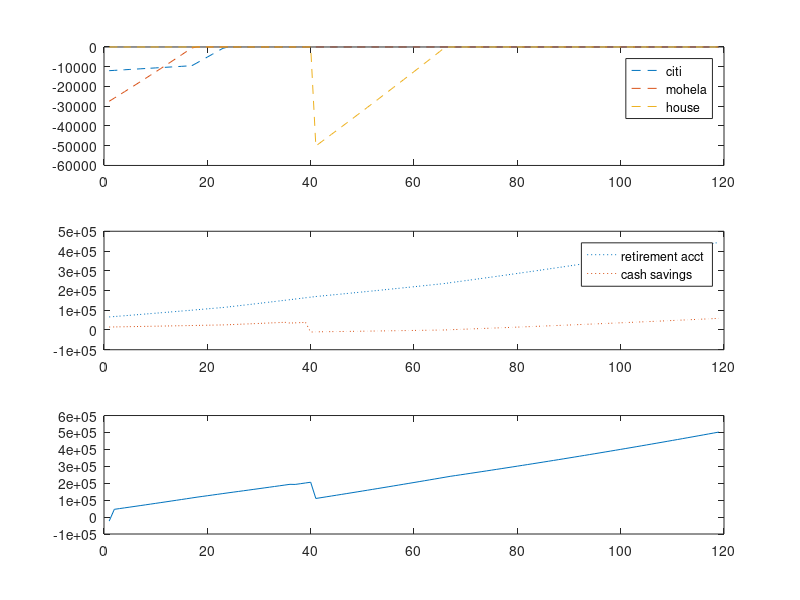

The MATLAB script that drew this image:
clear all

%
% upcoming work: 
% 0. support arbitrary # of loans/assets [XX]
% 1. functionalize/OO the code to clean it up!
% 2. calculate debt payoff timeline [XX]
% 3. support adding loans or assets and spending savings @ user-defined
%   time points (e.g. house purchase or inheritance) [XX]
% 4. support payment inflation (due to salary raises)
% 5. support tax-deferred assets, salary tax estimates
% 6. build a gui
%


%% Define your Situation

% FIRE target value:
stopval = 500000;

n = 12; % 12 months in a year... assume all debts are compounded monthly for simplicity
horizon = 6; % maximum number of years you want to pay off any loan


% tables of all assets and liabilities
%
%                FORMAT
% [[    amount1, rate1, startperiod1   ]
%       amount2, rate2, startperiod2   ]
%       ...    , ...  , ...            ]]
%
liab = [-12000, 0.025, 0; -27496, 0.0655, 0; -50000, 0.03, 40];% -1725, 0.08;-5274,0.0655];
liabname = {'citi';'mohela';'house'};
asset = [66000,0.05,0;15000,.0085,0];% [66000,0.06;15000,0.0085];
assetname = {'retirement acct';'cash savings'};

% define any withdrawals or additions to assets in future time periods
%               FORMAT
% [[    amount, asset#, timeperiod    ]]
% 
% where asset# is the asset that will be liquidated to pay it down

withdraws = [-50000, 2, 40;-5000, 2, 36];
% currently allows you to withdraw more than the account value...

% Your cashflow and spending allocation
%       make these time vectors that can be edited by the GUI
%       will require re-evaluating them every time period
cashflow = 4900; % monthly payment you wish to make
invpay = [1800,400]; % set a monthly amount if you want to invest right away instead
            % of placing 100% of available 'payment' into debts.
            % if 0, the program assumes all extra payment goes to debt
            % repayment first.
invdist = [0.55,0.45];

% sanity checks on user input values
if sum(invdist)~=1
    error('investment distribution must = 100%')
end
if length(invpay)~=length(asset(:,1))
    error('must specify a payment amount for each asset')
end

% infinite loop check - is your min payment enough to EVER pay it off?
for i=1:1:length(liab(:,1))
minpay(i) = (-liab(i,1)*(liab(i,2)/n))/(1-(1+liab(i,2)/n)^(-n*horizon));
end
minpaytot = sum(minpay(:));

while cashflow-sum(invpay) < minpaytot
    cashflow = input(['Your cashflow is too small! Increase it to at least ' num2str(ceil(minpaytot)+invpay) ': ']);
end

% allocate the extra money to the right loan
%   right now, assumes "avalanche" paydown method
%   can add functionality for user-input order or snowball if desired
[rates,payorder] = sort(liab(:,2),'descend');

% Initialize while loop
period = 0; % initial time period (month)

% define the current liabilities and assets in the start period and in any
% future periods
for i=1:1:length(liab(:,1,1))
    curliab(i, liab(i,3)+1) = liab(i,1);
end

for i=1:1:length(asset(:,1,1))
    curasset(i,asset(i,3)+1) = asset(i,1);
end

% define your starting networth
networth = sum(curliab(:))+curasset(:);

t=1; % # of periods per cycle of while loop. leave as 1.

% This is the main time-iterating loop
while networth(period+1) < stopval
    
    %% Check for balance updates
    
    
    %% Determine Pay Order and Payment Amounts
    % include final pmt check
    % determine any extra amount of money beyond the minimums
    if cashflow > minpaytot
        extra = cashflow-sum(invpay)-minpaytot;
    else
        extra = 0;
    end
    
    for i=1:1:length(curliab(:,period+1))
        if curliab(payorder(i),period+1) ~= 0
            if extra ~= 0;
                if -curliab(payorder(i),period+1) >= minpay(payorder(i))+extra
                    payment(payorder(i)) = minpay(payorder(i))+extra;
                    extra = 0;
                elseif -curliab(payorder(i),period+1) < minpay(payorder(i))
                    payment(payorder(i)) = -curliab(payorder(i),period+1);
                    extra = extra + (minpay(payorder(i)) - payment(payorder(i)));
                elseif -curliab(payorder(i),period+1) < minpay(payorder(i))+extra
                    payment(payorder(i)) = -curliab(payorder(i),period+1);
                    extra = (extra+minpay(payorder(i)))-(-curliab(payorder(i),period+1));
                else
                    error('out of bounds')
                end
            elseif extra == 0;
                payment(payorder(i)) = minpay(payorder(i));
            else
                error('missed something in the extra payment allocation')
            end
            
        elseif curliab(payorder(i),period+1) == 0
            payment(payorder(i)) = 0;
        else
            error('out of bounds')
        end
        %% Pay and Accumulate
        if length(curliab(payorder(i),:)) >= period+2  % these 2 ifs check if there is a debt/asset
            % change in the next cycle and avoid
            % overwriting it!
            if curliab(payorder(i),period+2) == 0
                curliab(payorder(i),period+2) = curliab(payorder(i),period+1) + payment(payorder(i));
            else
                curliab(payorder(i),period+2) = curliab(payorder(i),period+2) + payment(payorder(i));
            end
        else
            curliab(payorder(i),period+2) = curliab(payorder(i),period+1) + payment(payorder(i));
        end
        curliab(payorder(i),period+2) = curliab(payorder(i),period+2)*(1+rates(i)/n)^t;
        
    end
    
    for i=1:1:length(curasset(:,1))
        % check if any withdrawals hit this period
        for j=1:1:length(withdraws(:,1))
            if i==withdraws(j,2) && period+1 == withdraws(j,3)
                    % if so, update the asset value
                    curasset(i,period+1) = curasset(i,period+1) + withdraws(j,1);
            end
        end
        
        % apply payments & appreciation
        curasset(i,period+2) = curasset(i,period+1) + invpay(i) + extra*invdist(i);
        curasset(i,period+2) = curasset(i,period+2)*(1+asset(1,2)/n)^t;
    end
    
    %% calculate networth
    
    networth(period+2) = sum(curliab(:,period+2))+sum(curasset(:,period+2));
    
    %% increment time
    period = period+1;
    
end

%% Results Plotting

disp(['It will take you ' num2str(period) ' months or ' num2str(period/n) ' years to finish.'])

subplot(3,1,1)
for i=1:1:length(curliab(:,period+1))
    plot(curliab(i,:),'LineStyle','--')
    hold on
    legend(liabname)
end
subplot(3,1,2)
for i=1:1:length(curasset(:,period+1))
plot(curasset(i,:),'LineStyle',':')
hold on
legend(assetname)
end
subplot(3,1,3)
plot(networth,'LineStyle','-')